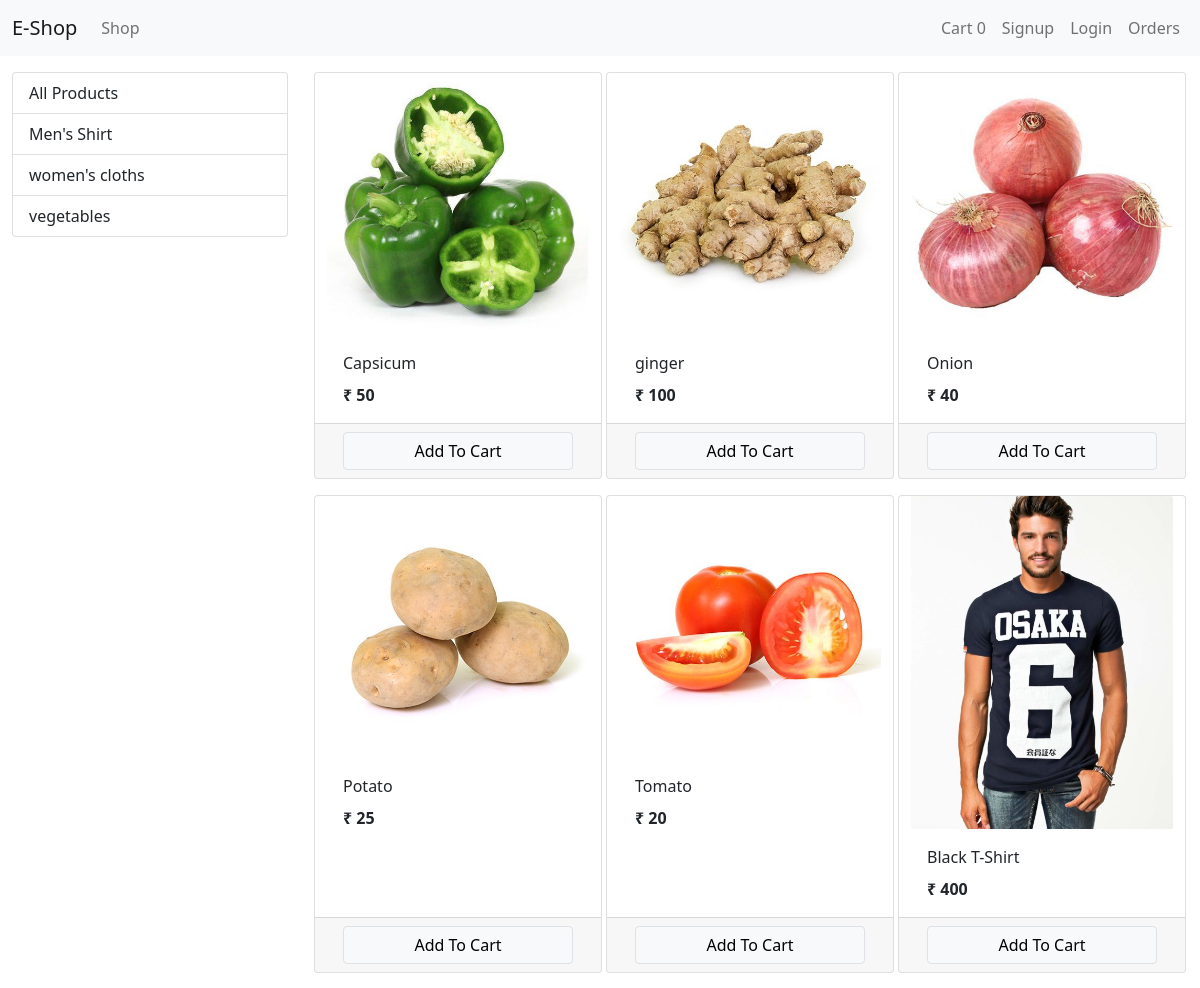
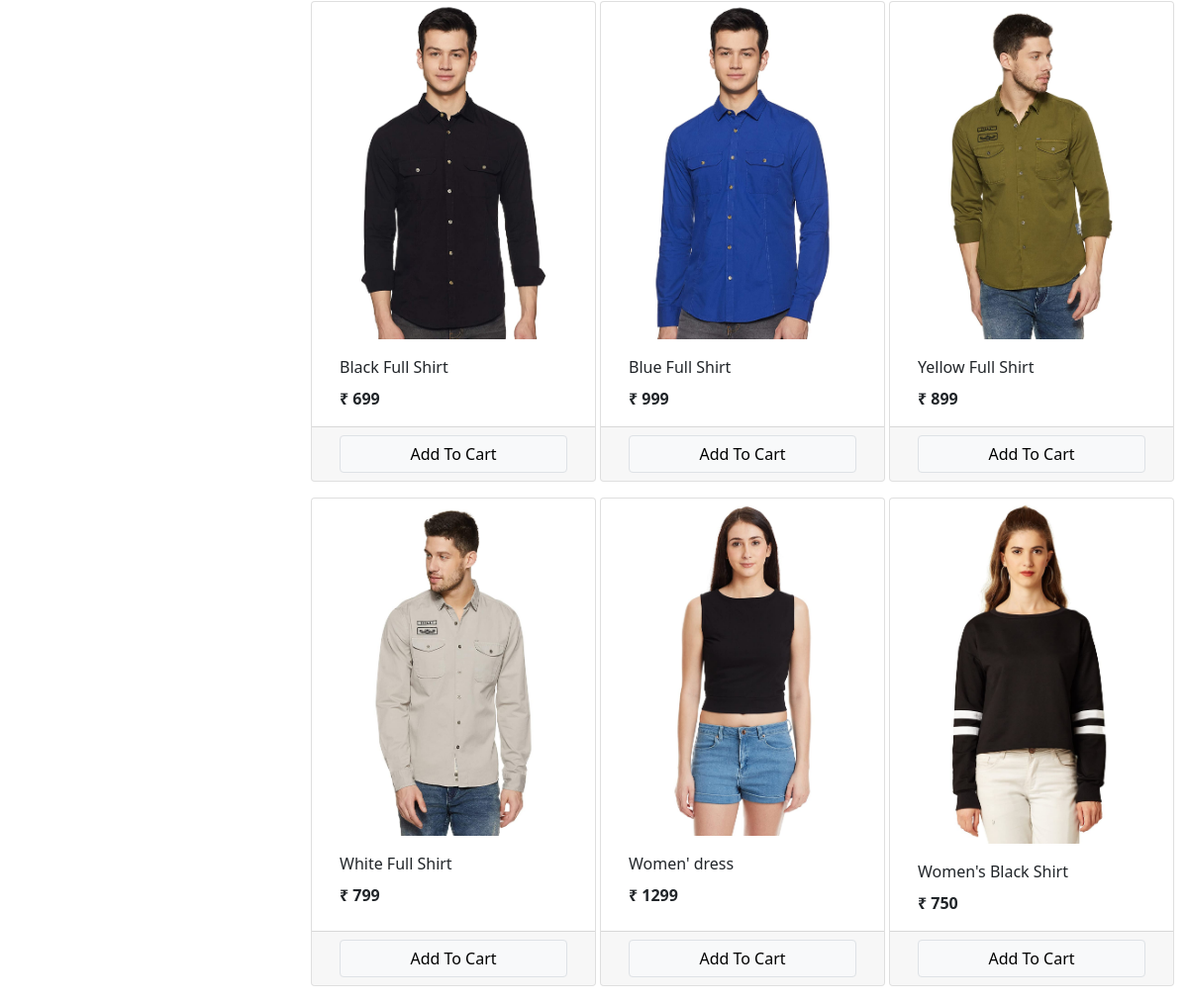
The page / on the database its author committed (2 pictures, top to bottom).
### shop/models/category.py (models this page shows, shortened)
class Category(models.Model):
    name = models.CharField(max_length=20)
    @staticmethod
    def get_all_categories():
        return Category.objects.all

### shop/models/product.py (models this page shows, shortened)
class Product(models.Model):
    name = models.CharField(max_length= 50)
    price = models.IntegerField(default=0)
    category = models.ForeignKey(Category , on_delete= models.CASCADE, default=1)
    descriptiom = models.CharField(max_length=200, default=" ")
    image = models.ImageField(upload_to='uploads/products/')
    @staticmethod
    def get_all_products():
        return Product.objects.all()

### shop/views.py (the view, shortened to what this page needs)
# urls.py: path('',Index.as_view(),name = 'homepage'),
class Index(View):
    def get(self,request):
        cart = request.session.get('cart')
        if not cart:
            request.session.cart = {}
        products = None
        categories = Category.get_all_categories()
        categoryId = request.GET.get('category')
        if categoryId:
            products = Product.get_all_products_by_categoryid(categoryId)
        else:
            products = Product.get_all_products()
        data = {}
        data['products'] = products
        data['categories'] = categories
        print(request.session.get('email'))
        return render(request, 'index.html', data)

### shop/templatetags/cart.py (called while the page is built)
@register.filter(name='is_in_cart')
def is_in_cart(product, cart):
    keys = cart.keys()
    for id in keys:
        if id == str(product.id):
            return True
    return False

### shop/templatetags/custom_filter.py (called while the page is built)
@register.filter(name='currency')
def currency(number):
    return '₹ ' + str(number)

### shop/templates/index.html (shortened to what this page needs)
{% extends 'base.html' %}
{% block content %}
{% load cart %}
{% load custom_filter %}
<div class="container-fluid mt-3">
    <div class = 'row'>
    <div class = 'col-lg-3 mx-auto'>
        <div class="list-group">
             <a href="/" class="list-group-item list-group-item-action">All Products</a>
            {% for category in categories %}
            <a href="/?category={{category.id}}" class="list-group-item list-group-item-action">{{category.name}}</a>
            {% endfor %}
        </div>
    </div>
    <div id = 'products' class="col-lg-9 mx-auto">
        <div class="row mx-auto">
    {% for product in products %}
 <div class="card mx-auto mb-3" id="{{product.id}}" style="width: 18rem;">
                <img src="{{product.image.url}}" class="card-img-top" alt="...">
                <div class="card-body">
                 <p class="card-title">{{product.name}}</p>
                    <p class="card-text"><b>{{product.price|currency}}</b></p>
                </div>
                <div class="card-footer row">
                        {% if product|is_in_cart:request.session.cart %}
                        <div class = ' row' >
                        <form action="/#{{product.id}}" method="post" class="col-2">
                             {% csrf_token %}
                             <input type="text" hidden name = 'product' value="{{product.id}}">
                            <input type="text" hidden name = 'remove' value="True">
                            <input type="submit" value=" - " class=" btn btn-block btn-secondary ">
                         </form>
                        <div class="text-center col">{{product|cart_quantity:request.session.cart}} in cart</div>
                         <form action="/#{{product.id}}" method="post" class="col-2">
                             {% csrf_token %}
                             <input type="text" hidden name = 'product' value="{{product.id}}">
                            <input type="submit" value=" + " class=" btn btn-block btn-secondary ">
                         </form>
                        </div>
                        {% else %}
                        <form action="/#{{product.id}}" method="POST" class="btn-block">
                        <input type="submit" class="btn btn-light border form-control" value="Add To Cart">
                        </form>
                        {% endif %}
                </div>
            </div>
{% endfor %}
</div>
</div>
</div>
</div>
{% endblock %}

### shop/templates/base.html (shortened to what this page needs)
<!doctype html>
<html lang="en">
  <head>
    <link href="https://cdn.jsdelivr.net/npm/bootstrap@5.1.0/dist/css/bootstrap.min.css" rel="stylesheet">
  </head>
  <body>
  <nav class="navbar navbar-expand-lg navbar-light bg-light">
  <div class="container-fluid">
    <a class="navbar-brand" href="/">E-Shop</a>
    <div class="collapse navbar-collapse" id="navbarSupportedContent">
      <ul class="navbar-nav me-auto mb-2 mb-lg-0">
        <li class="nav-item">
          <a class="nav-link" href="#">Shop</a>
        </li>
      </ul>
        <ul class="navbar-nav my-2 my-lg-0">
           <li class="nav-item">
              <a class="nav-link" href="/cart">Cart
              <span>{{request.session.cart.keys|length}}</span></a>
            </li>
        {% if request.session.customer %}
            <li class="nav-item">
              <a class="nav-link" href="/logout">Logout</a>
            <li class="nav-item">
              <a class="nav-link" href="/orders">Orders</a>
            </li>
        {% else %}
          <li class="nav-item">
              <a class="nav-link" href="/signup">Signup</a>
            </li>
          <li class="nav-item">
              <a class="nav-link" href="/login">Login</a>
            </li>
          <li class="nav-item">
              <a class="nav-link" href="/orders">Orders</a>
            </li>
        {% endif %}
        </ul>
    </div>
  </div>
</nav>
        {% block content %}{% endblock %}
  </body>
</html>

### rows shown on the page
Category: name "Men's Shirt"
Category: name "women's cloths"
Category: name "vegetables"
Product: {{ product.id }} 1 (drawn), image (picture), name "Capsicum", price "₹ 50"
Product: image (picture), name "ginger", price "₹ 100"
Product: image (picture), name "Onion", price "₹ 40"
Product: image (picture), name "Potato", price "₹ 25"
Product: image (picture), name "Tomato", price "₹ 20"
Product: image (picture), name "Black T-Shirt", price "₹ 400"
Product: image (picture), name "Black Full Shirt", price "₹ 699"
Product: image (picture), name "Blue Full Shirt", price "₹ 999"
Product: image (picture), name "Yellow Full Shirt", price "₹ 899"
Product: image (picture), name "White Full Shirt", price "₹ 799"
Product: image (picture), name "Women' dress", price "₹ 1299"
Product: image (picture), name "Women's Black Shirt", price "₹ 750"

### other values the page prints
{{ request.session.cart.keys|length }} "0"
